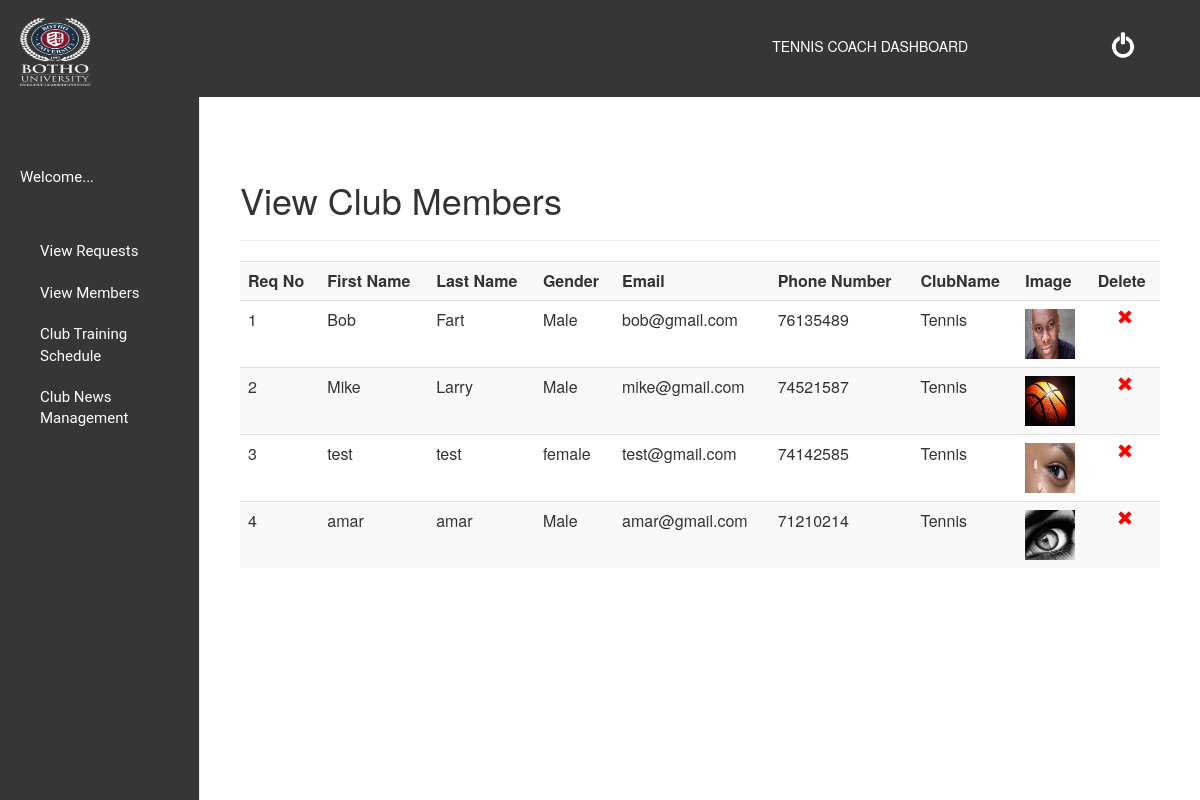
The app's page /Tennis/dashboard.php?option=room with its own data.
### tables this page shows
CREATE TABLE `members` (
  `Member_ID` int(12) NOT NULL,
  `Firstname` varchar(30) NOT NULL,
  `Lastname` varchar(30) NOT NULL,
  `Gender` varchar(10) NOT NULL,
  `Email` varchar(50) NOT NULL,
  `Phone Number` int(15) NOT NULL,
  `ClubName` varchar(30) NOT NULL,
  `Image` varchar(255) NOT NULL
);

### Tennis/ViewMembers.php (the view, shortened to what this page needs)
<table class="table table-striped table-hover">
	<h1>View Club Members</h1><hr>
	<tr>
		<th>Req No</th>
		<th>First Name</th>
		<th>Last Name</th>
		<th>Gender</th>
		<th>Email</th>
		<th>Phone Number</th>
		<th>ClubName</th>
		<th>Image</th>
		<th>Delete</th>
	</tr>
<?php
$i=1;
$sql=mysqli_query($conn,"select * from members where ClubName='Tennis'");
while($res = mysqli_fetch_assoc($sql))
{
$id=$res['Member_ID'];
$img=$res['Image'];
$path="../images/members/$img";
?>
<tr>
		<td><?php echo $i;$i++; ?></td>
		<td><?php echo $res['Firstname']; ?></td>
		<td><?php echo $res['Lastname']; ?></td>
		<td><?php echo $res['Gender']; ?></td>
		<td><?php echo $res['Email']; ?></td>
		<td><?php echo $res['Phone Number']; ?></td>
		<td><?php echo $res['ClubName']; ?></td>
	<td><img src="<?php echo $path; ?>" height="50" width="50"></td>
		<td><center><a href="#"onclick="delFeedback('<?php echo $id; ?>')"><span class="glyphicon glyphicon-remove"style='color:red'></span></a></center></td>
	</tr>
<?php
}
?>
</table>

### Tennis/dashboard.css (style rules this page uses)
body { padding-top: 100px; }

### records on screen
members: Firstname "Bob", Lastname "Fart", Gender "Male", Email "bob@gmail.com", Phone Number "76135489", ClubName "Tennis", Image (picture)
members: Firstname "Mike", Lastname "Larry", Gender "Male", Email "mike@gmail.com", Phone Number "74521587", ClubName "Tennis", Image (picture)
members: Firstname "test", Lastname "test", Gender "female", Email "test@gmail.com", Phone Number "74142585", ClubName "Tennis", Image (picture)
members: Firstname "amar", Lastname "amar", Gender "Male", Email "amar@gmail.com", Phone Number "71210214", ClubName "Tennis", Image (picture)
